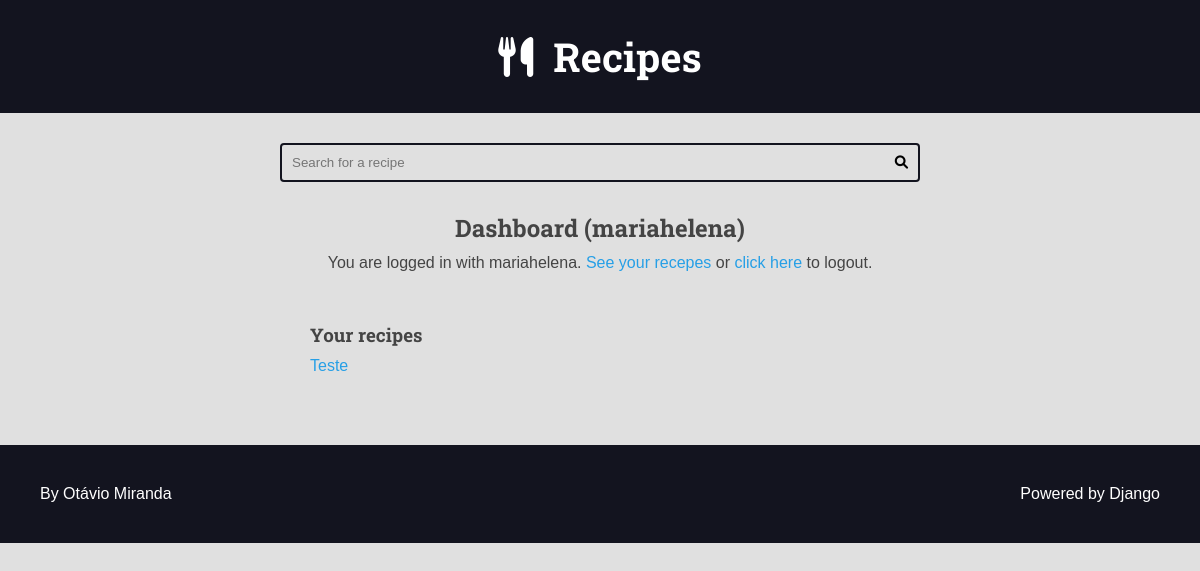
Before: /authors/dashboard/ (signed in) with the older database file.
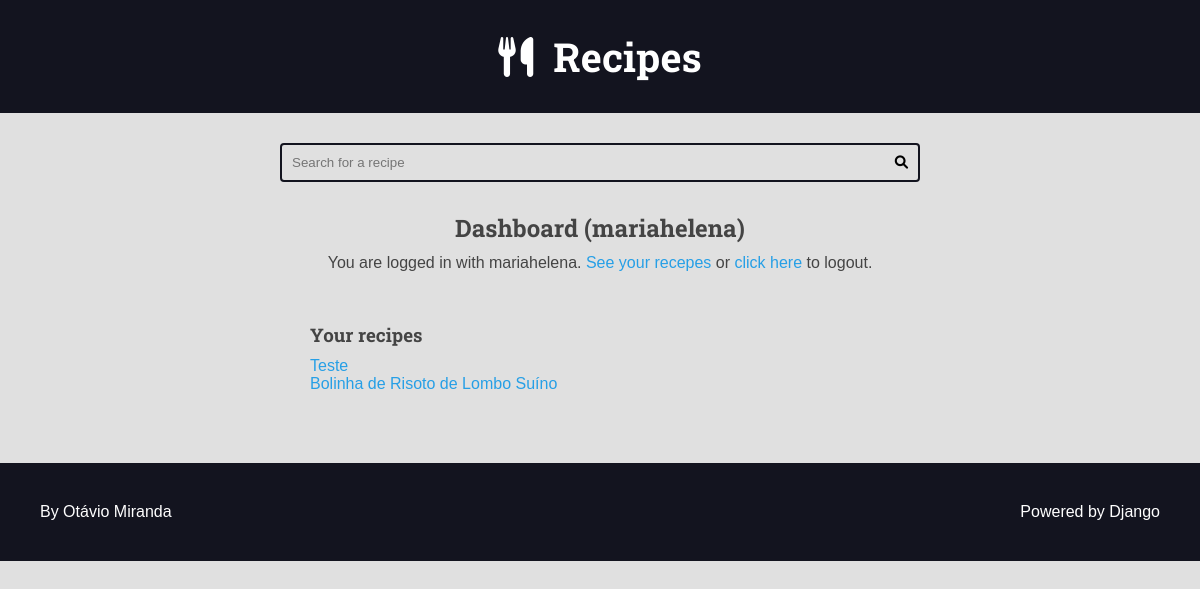
After: the same page with the newer database file.
### recipes/models.py (models this page shows, shortened)
class Recipe(models.Model):
    title = models.CharField(max_length=65)
    description = models.CharField(max_length=165)
    slug = models.SlugField(unique=True)
    preparation_time = models.IntegerField()
    preparation_time_unit = models.CharField(max_length=65)
    servings = models.IntegerField()
    servings_unit = models.CharField(max_length=65)
    preparation_steps = models.TextField()
    preparation_step_is_html = models.BooleanField(default=False)
    created_at = models.DateTimeField(auto_now_add=True)
    updated_at = models.DateTimeField(auto_now=True)
    is_published = models.BooleanField(default=False)
    cover = models.ImageField(
        upload_to='recipes/covers/%Y/%m/%d/', blank=True, default='')
    category = models.ForeignKey(
        Category, on_delete=models.SET_NULL, null=True, blank=True, default=None,
    )
    author = models.ForeignKey(
        User, on_delete=models.SET_NULL, null=True
    )

### authors/views.py (the view)
# urls.py: path('dashboard/', views.dashboard, name='dashboard'),
@login_required(login_url='authors:login', redirect_field_name='next')
def dashboard(request):
    recipes = Recipe.objects.filter(
        is_published=False,
        author=request.user,
    )
    return render(
        request,
        'authors/pages/dashboard.html',
        context={
            'recipes': recipes,
        }
    )

### authors/templates/authors/pages/dashboard.html (shortened to what this page needs)
{% extends 'global/base.html' %}
{% block content %}
  <div class="main-content center container">
    <h2>Dashboard ({{ user }})</h2>
    {% include 'authors/partials/login_message.html' %}
    <div class="authors-dashboard-container">
      <h3>Your recipes</h3>
      <ul>
        {% for recipe in recipes %}
          <li>
            <a href="{% url 'authors:dashboard_recipe_edit' recipe.id %}">{{ recipe.title }}</a>
          </li>
        {% empty %}
          <li>
            <p>You do not have recipes, please create one.</p>
          </li>
        {% endfor %}
      </ul>
    </div>
  </div>
{% endblock content %}

Changed rows visible on the page:
now on this page (row edited): Recipe: title "Bolinha de Risoto de Lombo Suíno"
